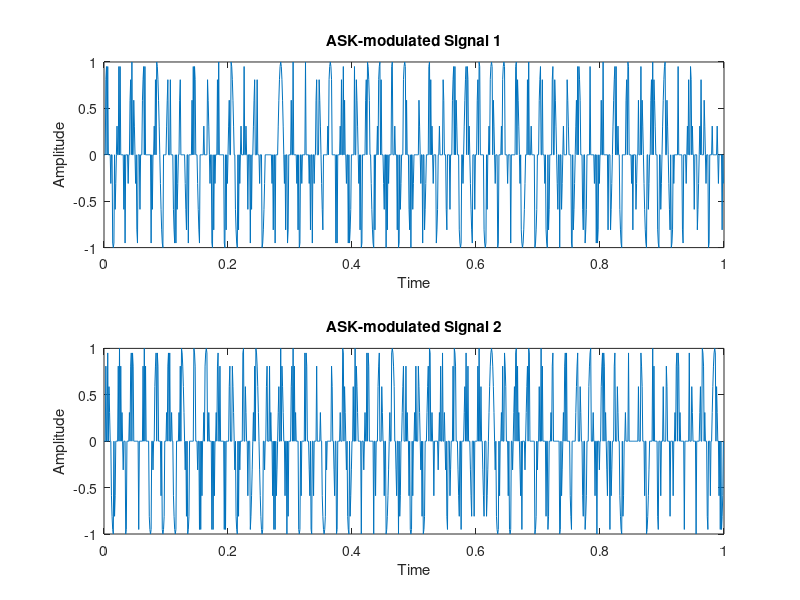
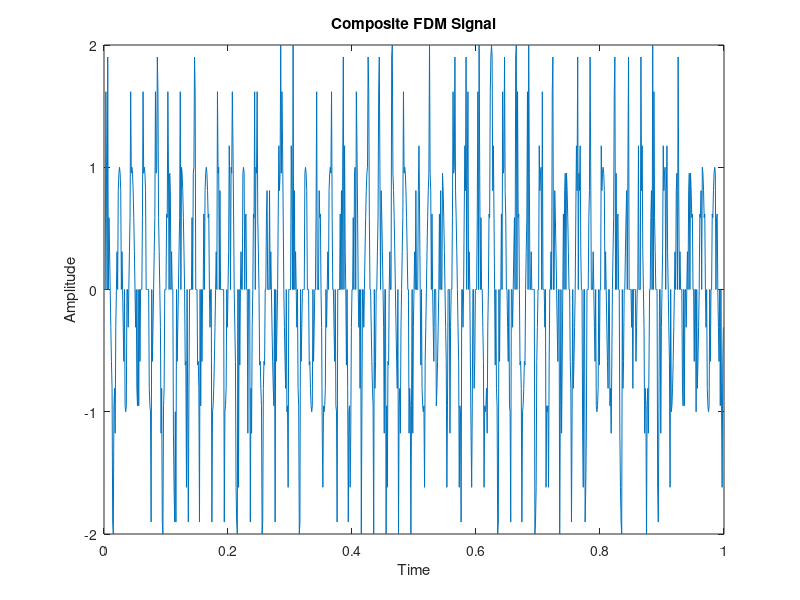
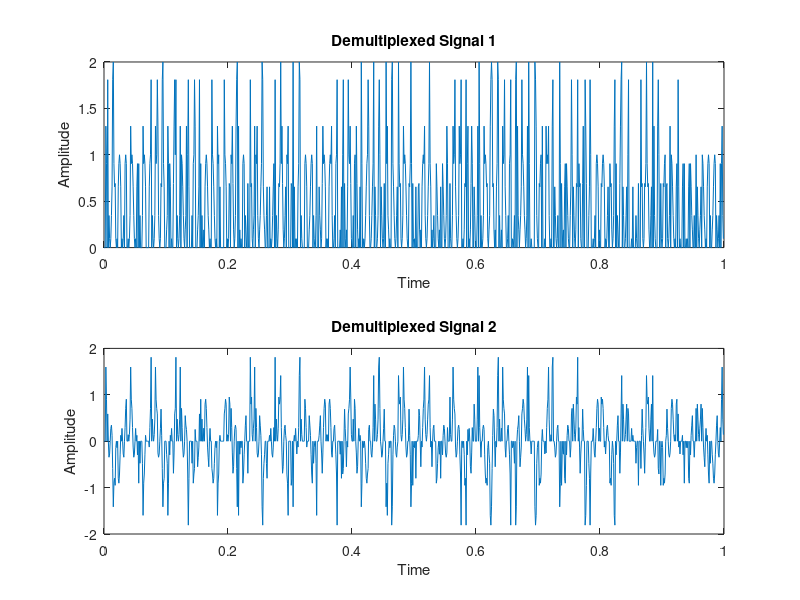

MATLAB code to generate these figures, in order:
% Parameters 
Fs = 1000;              
% Sampling frequency 
T = 1/Fs;               
% Sampling period 
t = 0:T:1-T;   % Time vector 
 
% Digital data streams 
data1 = randi([0, 1], 1, length(t));   
% Example data stream 1 
data2 = randi([0, 1], 1, length(t));  
% Example data stream 2 

% ASK Modulation 
carrier_freq = 50;      % Carrier frequency 
A = 1;                  % Amplitude of the carrier wave 
 
% Modulate data streams into analog signals 
ask_signal1 = A * (data1 .* sin(2*pi*carrier_freq*t));  
% Modulated signal 1 
ask_signal2 = A * (data2 .* sin(2*pi*carrier_freq*t));   
% Modulated signal 2 
 
% Plot ASK-modulated signals figure; 
subplot(2,1,1); 
plot(t, ask_signal1); 
title('ASK-modulated Signal 1'); 
xlabel('Time'); 
ylabel('Amplitude'); 
subplot(2,1,2); 
plot(t, ask_signal2); 
title('ASK-modulated Signal 2'); 
xlabel('Time'); 
ylabel('Amplitude'); 
 
% Frequency Division Multiplexing (FDM) 
f1 = 50;    
% Frequency of signal 1 
f2 = 75;    
% Frequency of signal 2 
composite_signal = ask_signal1 + ask_signal2; 
% Composite FDM signal 
 
% Plot composite FDM signal 
figure; 
plot(t, composite_signal);
title('Composite FDM Signal'); 
xlabel('Time'); 
ylabel('Amplitude'); 
 
% Demultiplexing the composite FDM signal 
demux_signal1 = A * (sin(2*pi*f1*t) .* composite_signal);   
% Demodulated signal 1 
demux_signal2 = A * (sin(2*pi*f2*t) .* composite_signal);   
% Demodulated signal 2 
 
% Plot demultiplexed signals 
figure; 
subplot(2,1,1); 
plot(t, demux_signal1); 
title('Demultiplexed Signal 1'); 
xlabel('Time'); 
ylabel('Amplitude'); 
subplot(2,1,2); 
plot(t, demux_signal2);

title('Demultiplexed Signal 2'); 
xlabel('Time'); 
ylabel('Amplitude'); 
